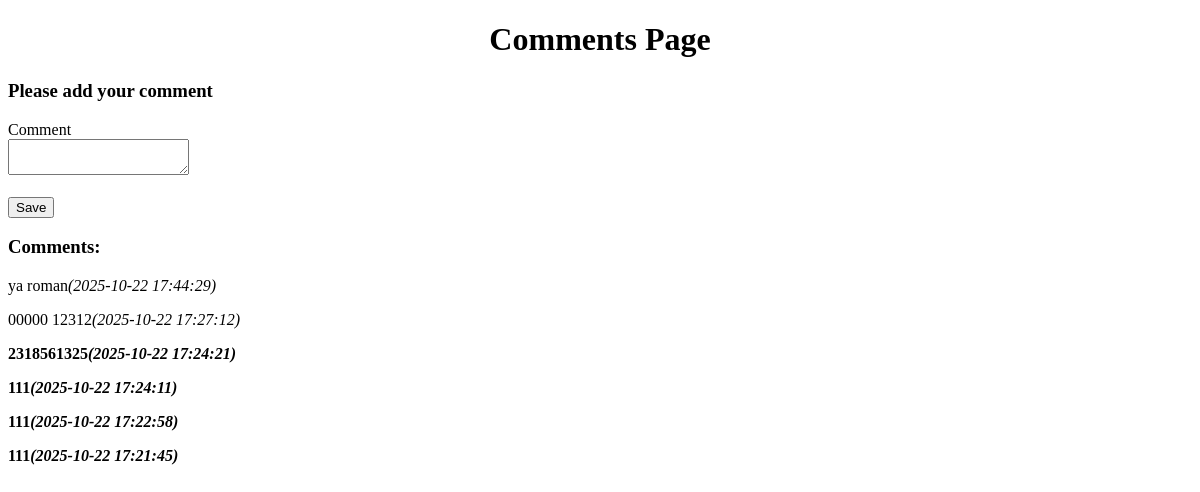
/index.php (signed in), run on the app's committed database.
### tables this page shows
CREATE TABLE `comments` (
  `id` int(11) NOT NULL,
  `user_id` int(11) NOT NULL,
  `comment` text NOT NULL,
  `created_at` timestamp NOT NULL DEFAULT current_timestamp()
);

### index.php (the view, shortened to what this page needs)
<?php
require_once("config.php");
$stmt = $pdo->prepare("SELECT * FROM comments ORDER BY id DESC");
$stmt->execute();
$comments = $stmt->fetchAll();
?>
<!DOCTYPE html>
<html lang="en">
<head>
</head>
<body>
    <div id="comments-header">
        <h1>Comments Page</h1>
    </div>
    <div id="#comments-form"><h3>Please add your comment</h3>
        <form method="POST" action="/gostewaya_kniga/index.php">
            <div>
                <label>Comment</label>
                <div>
                    <textarea name="comment"></textarea>
                </div>
            </div>
            <div>
                <br>
                <input type="submit" name="submit" value="Save">
            </div>
        </form>
    </div>
    <div id="#comments-panel">
        <h3>Comments:</h3>
        <?php foreach ( $comments as $comment ) : ?>
        <p<?php if ($comment["user_id"] == $_SESSION["user_id"]) echo ' style="font-weight: bold;"';?>><?php echo $comment["comment"];?><span class="comment-date">(<?php echo $comment["created_at"];?>)</span></p>
        <?php endforeach; ?>
    </div>
</body>
</html>

### index.php (style rules this page uses)
#comments-header { text-align: center; }
.comment-date { font-style: italic; }

### data on the page
comments: comment "ya roman", created_at "2025-10-22 17:44:29"
comments: comment "00000 12312", created_at "2025-10-22 17:27:12"
comments: comment "2318561325", created_at "2025-10-22 17:24:21"
comments: comment "111", created_at "2025-10-22 17:24:11"
comments: comment "111", created_at "2025-10-22 17:22:58"
comments: comment "111", created_at "2025-10-22 17:21:45"
